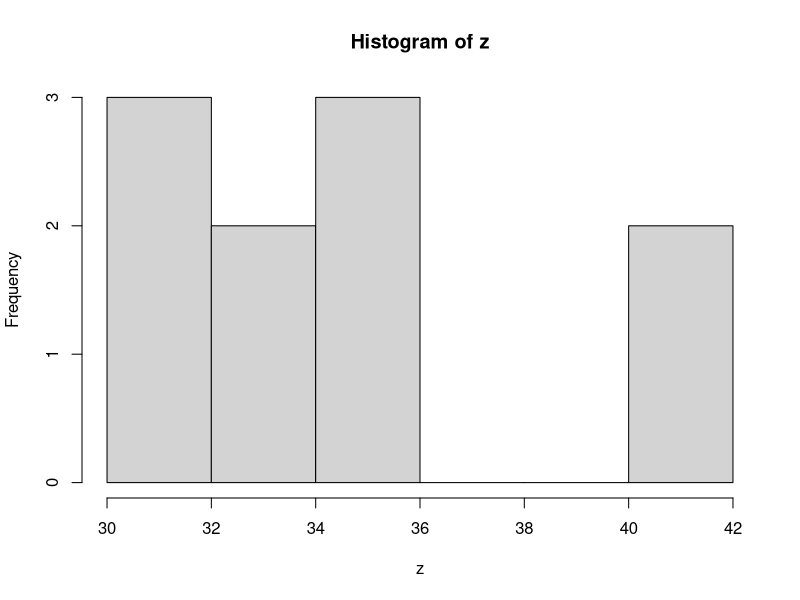

Here is the R script that generated this plot:
# example calculation ----

# vector 1
x <- c(18.39038, 14.98589, 18.71899, 18.18407, 24.45359, 15.93463, 24.21736, 17.76696, 18.68249, 27.94015)
# vector 2
y <- c(13.27280, 18.64116, 16.00205, 13.31137, 11.17983, 19.87201, 17.03123, 13.25555, 14.41734, 13.89103)
# divide x by y elementwise 
z <- x + y
# print result
z

# example histogram ----
hist(z)

##################################
# Script with Christiano Ronaldo data
##################################
# data ----
appearances <- c(2, 31, 40, 50, 47, 53, 49, 53, 35, 54, 55, 55, 47, 54, 48, 46, 44, 43, 46, 44)
goals <- c(0, 5, 6, 9, 12, 23, 42, 26, 33, 53, 60, 55, 51, 61, 51, 42, 44, 28, 37, 36)

# your code here ----


